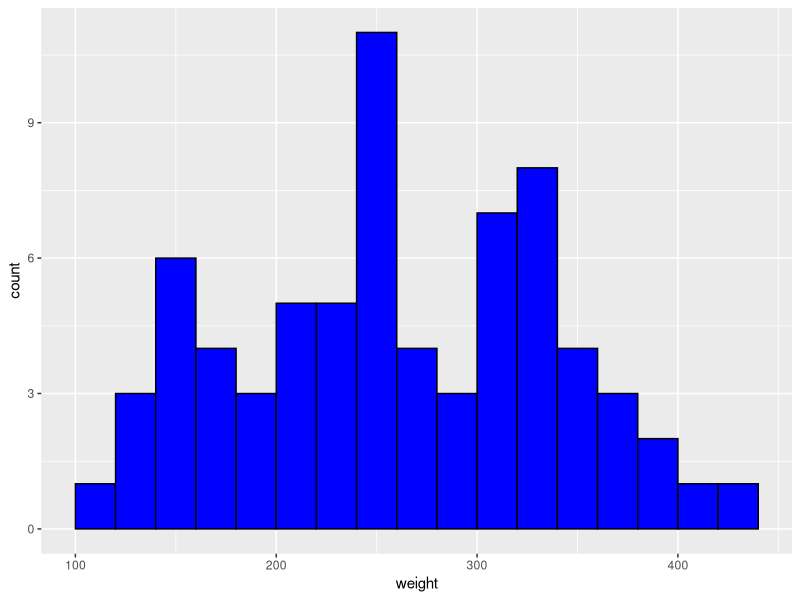
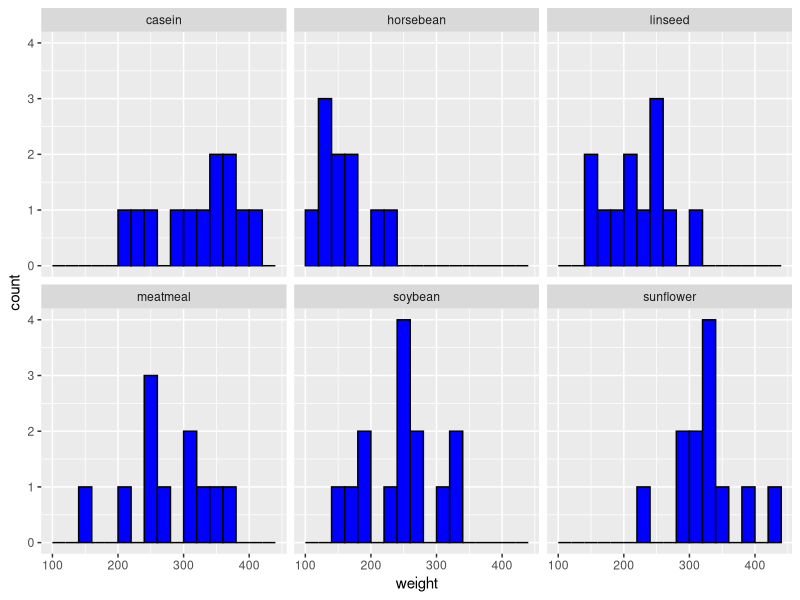

Recreate these plots in R, in order.
## ---- chunk 1
library(knitr)
library(ggplot2)
opts_chunk$set(fig.align="center", fig.height=4, fig.width=5.5)
## ---- chunk 2
head(chickwts)
## ---- chunk 3
summary(chickwts)
## ---- chunk 4
ggplot(chickwts, aes(weight)) + 
  geom_histogram(
    binwidth = 20,
    center = 10,
    fill = 'blue',
    color = 'black')
## ---- chunk 5
ggplot(chickwts, aes(weight)) + 
  geom_histogram(
    binwidth = 20,
    center = 10,
    fill = 'blue',
    color = 'black') +
  facet_wrap(vars(feed))
